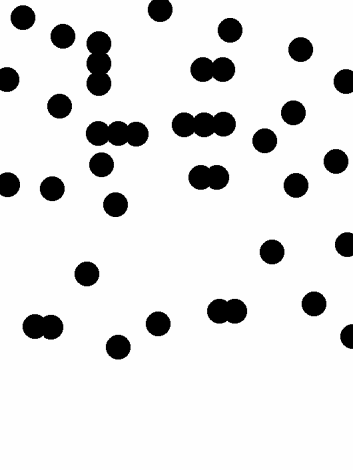
%> input picture Project9/Dots.gif, 353 x 470 px, shrunk from 530 x 706 before the run
$ octave Project9Code.m   (GNU Octave 9; MATLAB toolbox functions it lacks are replaced by stand-ins)
%> lines starting %> are read from the running program, lines starting %| are printed output that depends on the picture; in (x1, y1, x2, y2) boxes, pixels count from 0 and x2, y2 are one past the last pixel; in counts of white or black regions, pixels touching at a corner belong together; the program's own positions count from 1
%Housekeeping commands
clear all
close all

Dots=imread('Dots.gif'); %reading in image
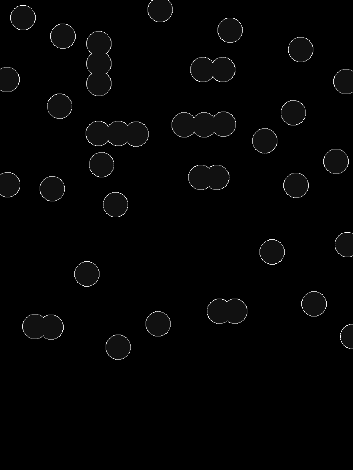
%> Dots: size 470x353 uint8; min 0, max 15, mean 0.218; drawn with min black and max white
Dots=im2gray(Dots); %convering to grayscale
%making image binary
Dots=Dots./max(Dots);
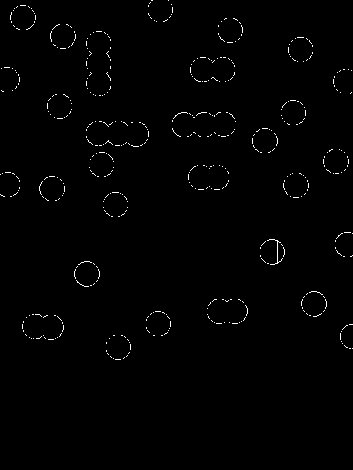
%> Dots: size 470x353 uint8; values 0 (black) and 1 (white), 0.88% white in thin lines or dots, all inside (x1, y1, x2, y2) = (0, 0, 353, 360)
Dots=cast(Dots==0,'uint8');

DotsB=padarray(Dots,[1 1], 1); %padding array to have white boarder
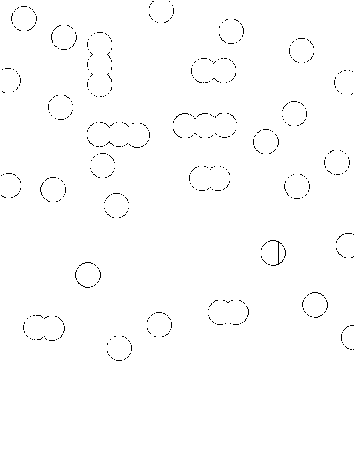
%> DotsB: size 472x355 uint8; values 0 (black) and 1 (white), 99.1% white; black in thin lines or dots, all inside (x1, y1, x2, y2) = (1, 1, 354, 361)

CC=bwconncomp(DotsB); %proforming connected component algorithm
%> CC = 1 connected component
%finding size ofg each connected component
numPixels = cellfun(@numel,CC.PixelIdxList);
%> numPixels = 166100
%finding the size and index of the largest connected component
[biggest,idx] = max(numPixels);
%> biggest = 166100; idx = 1
Boarder=zeros(size(DotsB)); %alloacting memory for new image
Boarder(CC.PixelIdxList{1,idx})=1; %"printing" boarder dots on new image


%displaying and saving boarder image
figure
imagesc(Boarder)
colormap('gray')
axis off image
title('Dots Touching Boarder')
exportgraphics(gcf,'Boarder.png','Resolution',300)

%finding most common size of connected compoent
M=mode(numPixels);
%> M = 166100

%finding which compentents are that size
idxs=find(numPixels==M);
%> idxs = 1

single=zeros(size(DotsB)); %allocating memory for image picture
for i=1:length(idxs) %itterating though single dots and "printing them
    single(CC.PixelIdxList{1,idxs(i)})=1;
end
%> this loop made 1 pass

%displaying and saving single dots image
figure
imagesc(single)
colormap('gray')
axis off image
title('Single Dots')
exportgraphics(gcf,'Single.png','Resolution',300)

%subtracting two other groupds to ger connected dots
connected=DotsB-uint8(Boarder+single);
%> connected: size 472x355 uint8; every value is 0

%Dispalying and saving connected dots
figure
imagesc(connected)
colormap('gray')
axis off image
title('Connected Dots')
exportgraphics(gcf,'Connected.png','Resolution',300)
